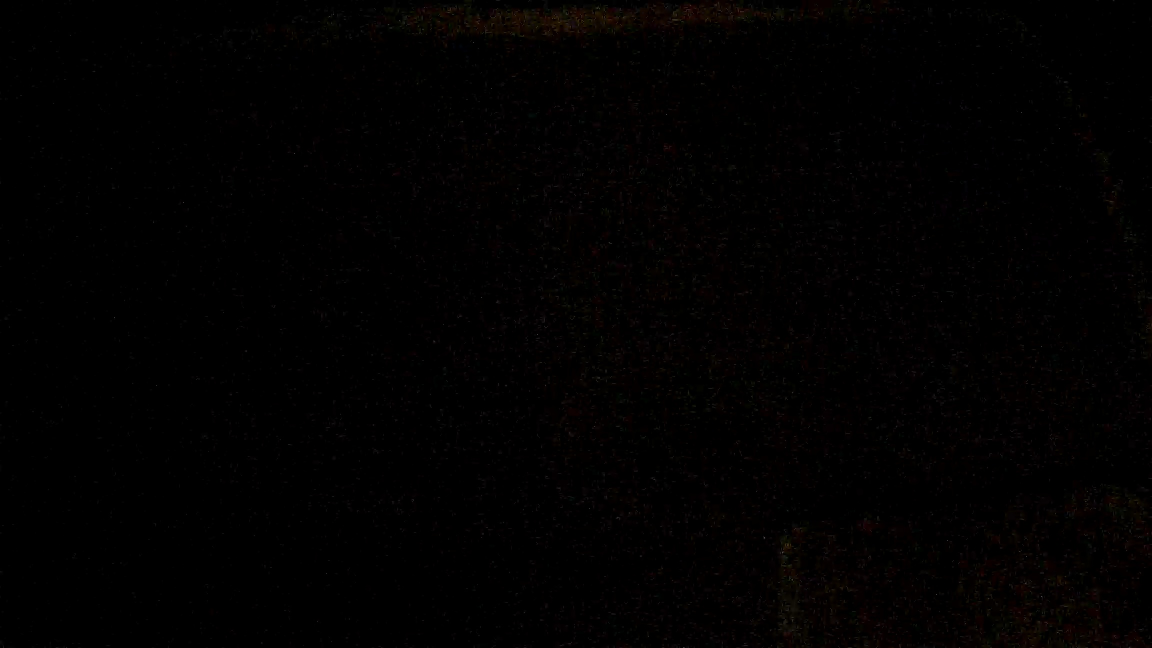
#> input picture nice-camera/src/data/mapping_2021-02-06_235555_baseline.jpg, 2304 x 1296 px (shown at 1/2 size)
$ python mapPoints.py
#> lines starting #> are read from the running program, lines starting #| are printed output that depends on the picture; after the words box and inside, x2 and y2 are one past the last pixel; in counts of white or black regions, pixels touching at a corner belong together
import numpy as np
import cv2
import json

frame = cv2.imread("./data/mapping_2021-02-06_235555_baseline.jpg")
#> frame is the input picture: shape (1296, 2304, 3); mean B, G, R 0.7, 0.8, 1.6

with open('./data/mapping_2021-02-06_235555_result.json') as f:
#> (reads nice-camera/src/data/mapping_2021-02-06_235555_result.json from the repository)
    data = json.load(f)

    for point in data['foundLeds']:
        x = point['position']['x']
        y = point['position']['y']

        cv2.circle(frame,(x,y), 25,(0,255,0),2)
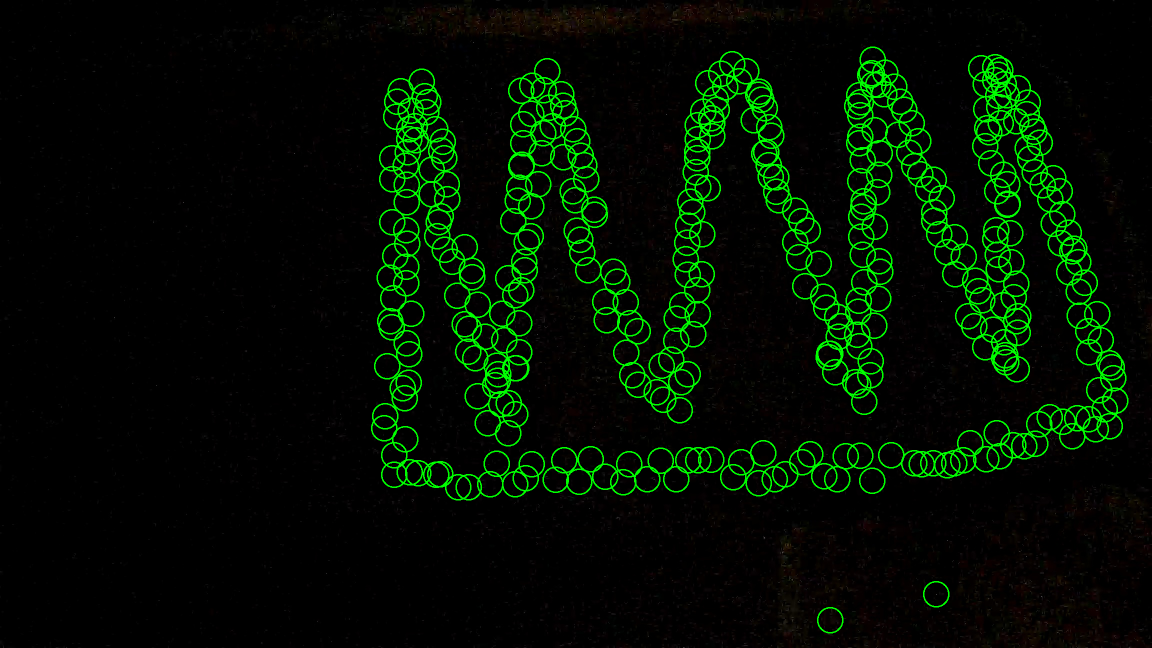
#> frame: shape (1296, 2304, 3) (shown at 1/2 size); 5.89% of pixels changed, all inside (x1, y1, x2, y2) = (742, 93, 2257, 1267)


    frame = cv2.resize(frame, (0,0), fx=0.5, fy=0.5, interpolation = cv2.INTER_LINEAR)
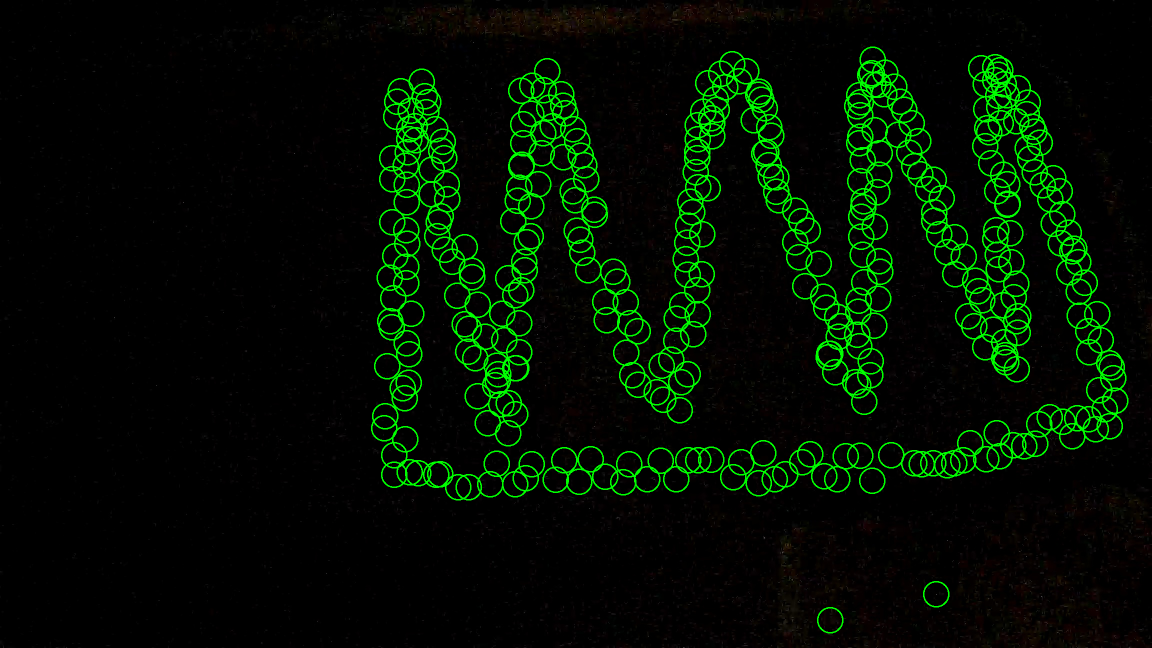
#> frame: shape (648, 1152, 3); mean B, G, R 0.7, 15.9, 1.6
    cv2.imshow('frame', frame)
    k = cv2.waitKey() & 0xff
#> (key Esc is pressed here)

#> (the run stopped early here; a loop or call above may not have finished)
